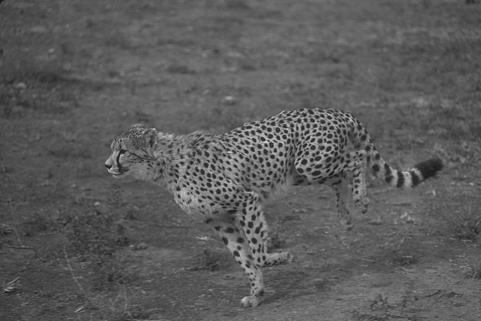
//> input picture datas/animal1.jpg, 481 x 321 px, given in place of the camera
$ ./main   (built with g++ and OpenCV 4)
//> lines starting //> are read from the running program, lines starting //| are printed output that depends on the picture
// Author: Alessandro Gentilini, 2013, based on a work by Toby Breckon,
// originally found at http://public.cranfield.ac.uk/c5354/teaching/dip/opencv/lecture_demos/c++/butterworth_lowpass.cpp
// n ow at https://github.com/tobybreckon/cpp-examples-ipcv/blob/master/butterworth_lowpass.cpp

// Example : apply butterworth low pass filtering to input image/video
// usage: prog {<image_name> | <video_name>}

// Author : Toby Breckon, toby.breckon@cranfield.ac.uk

// Copyright (c) 2011 School of Engineering, Cranfield University
// License : LGPL - http://www.gnu.org/licenses/lgpl.html

//#include <cv.h>         // open cv general include file
//#include <highgui.h>    // open cv GUI include file
#include <opencv2/opencv.hpp>
#include <iostream>     // standard C++ I/O
#define _USE_MATH_DEFINES
#include <math.h>
using namespace cv; // OpenCV API is in the C++ "cv" namespace
using namespace std;

// #define M_PI 3.1415926
/******************************************************************************/
// setup the cameras properly based on OS platform

// 0 in linux gives first camera for v4l
//-1 in windows gives first device or user dialog selection

#ifdef linux
#define CAMERA_INDEX 0
#else
#define CAMERA_INDEX -1
#endif
/******************************************************************************/
// Rearrange the quadrants of a Fourier image so that the origin is at
// the image center

void shiftDFT(Mat &fImage )
{
    Mat tmp, q0, q1, q2, q3;

    // first crop the image, if it has an odd number of rows or columns

    fImage = fImage(Rect(0, 0, fImage.cols & -2, fImage.rows & -2));

    int cx = fImage.cols / 2;
    int cy = fImage.rows / 2;

    // rearrange the quadrants of Fourier image
    // so that the origin is at the image center

    q0 = fImage(Rect(0, 0, cx, cy));
    q1 = fImage(Rect(cx, 0, cx, cy));
    q2 = fImage(Rect(0, cy, cx, cy));
    q3 = fImage(Rect(cx, cy, cx, cy));

    q0.copyTo(tmp);
    q3.copyTo(q0);
    tmp.copyTo(q3);

    q1.copyTo(tmp);
    q2.copyTo(q1);
    tmp.copyTo(q2);
}

/******************************************************************************/
// return a floating point spectrum magnitude image scaled for user viewing
// complexImg- input dft (2 channel floating point, Real + Imaginary fourier image)
// rearrange - perform rearrangement of DFT quadrants if true

// return value - pointer to output spectrum magnitude image scaled for user viewing

Mat create_spectrum_magnitude_display(Mat &complexImg, bool rearrange)
{
    Mat planes[2];

    // compute magnitude spectrum (N.B. for display)
    // compute log(1 + sqrt(Re(DFT(img))**2 + Im(DFT(img))**2))

    split(complexImg, planes);
    magnitude(planes[0], planes[1], planes[0]);

    Mat mag = (planes[0]).clone();
    mag += Scalar::all(1);
    log(mag, mag);

    if (rearrange)
    {
        // re-arrange the quaderants
        shiftDFT(mag);
    }

    normalize(mag, mag, 0, 1, CV_MINMAX);

    return mag;

}
/******************************************************************************/

// create a 2-channel butterworth low-pass filter with radius D, order n
// (assumes pre-aollocated size of dft_Filter specifies dimensions)

void create_butterworth_lowpass_filter(Mat &dft_Filter, int D, int n, int W)
{
    Mat tmp = Mat(dft_Filter.rows, dft_Filter.cols, CV_32F);

    Point centre = Point(dft_Filter.rows / 2, dft_Filter.cols / 2);
    double radius;

    // based on the forumla in the IP notes (p. 130 of 2009/10 version)
    // see also HIPR2 on-line

    for (int i = 0; i < dft_Filter.rows; i++)
    {
        for (int j = 0; j < dft_Filter.cols; j++)
        {
            radius = (double) sqrt(pow((i - centre.x), 2.0) + pow((double) (j - centre.y), 2.0));

            // Butterworth low pass:
            // tmp.at<float>(i,j) = (float)
            //                        ( 1 / (1 + pow((double) (radius /  D), (double) (2 * n))));

            // Butterworth band reject, page 244, paragraph 5.4.1, Gonzalez Woods, "Digital Image Processing 2nd Edition"
            // D(u,v) -> radius
            // D_0 -> D
            tmp.at<float>(i, j) = (float)
                                  ( 1 / (1 + pow((double) (radius * W) / ( pow((double)radius, 2) - D * D ), (double) (2 * n))));
        }
    }

    Mat toMerge[] = {tmp, tmp};
    merge(toMerge, 2, dft_Filter);
}

/******************************************************************************/

int main( int argc, char **argv )
{

    Mat img, imgGray, imgOutput;  // image object(s)
    VideoCapture cap(0); // capture object

    Mat padded;       // fourier image objects and arrays
    Mat complexImg, filter, filterOutput;
    Mat planes[2], mag;

    int N, M; // fourier image sizes

    int radius = 20;              // low pass filter parameter
    int order = 2;                // low pass filter parameter
    int width = 3;

    const string originalName = "Input Image (grayscale)"; // window name
    const string spectrumMagName = "Magnitude Image (log transformed)"; // window name
    const string lowPassName = "Butterworth Low Pass Filtered (grayscale)"; // window name
    const string filterName = "Filter Image"; // window nam

    bool keepProcessing = true;   // loop control flag
    int  key;                     // user input
    int  EVENT_LOOP_DELAY = 40;   // delay for GUI window
    // 40 ms equates to 1000ms/25fps = 40ms per frame

    // if command line arguments are provided try to read image/video_name
    // otherwise default to capture from attached H/W camera

    if (
        ( argc == 2 && (!(img = imread( argv[1], CV_LOAD_IMAGE_COLOR)).empty())) ||
        ( argc == 2 && (cap.open(argv[1]) == true )) ||
        ( argc != 2 && (cap.open(CAMERA_INDEX) == true))
    )
    {
        // create window object (use flag=0 to allow resize, 1 to auto fix size)

        namedWindow(originalName, 0);
        namedWindow(spectrumMagName, 0);
        namedWindow(lowPassName, 0);
        namedWindow(filterName, 0);

        // if capture object in use (i.e. video/camera)
        // get image from capture object

        if (cap.isOpened())
        {

            cap >> img;
//> img is the input picture: 321 rows x 481 cols, CV_8UC3; min 13, max 220, mean 91.1
            if (img.empty())
            {
                if (argc == 2)
                {
                    std::cerr << "End of video file reached" << std::endl;
                }
                else
                {
                    std::cerr << "ERROR: cannot get next fram from camera"
                              << std::endl;
                }
                exit(0);
            }

        }

        // setup the DFT image sizes

        M = getOptimalDFTSize( img.rows );
//> M = 324
        N = getOptimalDFTSize( img.cols );
//> N = 486

        // add adjustable trackbar for low pass filter threshold parameter

        createTrackbar("Radius", lowPassName, &radius, (min(M, N) / 2));
        createTrackbar("Order", lowPassName, &order, 10);
        createTrackbar("Width", lowPassName, &width, (min(M, N) / 2));

        // start main loop

        while (keepProcessing)
        {

            // if capture object in use (i.e. video/camera)
            // get image from capture object

            if (cap.isOpened())
            {

                cap >> img;
                if (img.empty())
                {
                    if (argc == 2)
                    {
                        std::cerr << "End of video file reached" << std::endl;
                    }
                    else
                    {
                        std::cerr << "ERROR: cannot get next fram from camera"
                                  << std::endl;
                    }
                    exit(0);
                }

            }

            // ***

            // convert input to grayscale

            cvtColor(img, imgGray, CV_BGR2GRAY);

            // setup the DFT images

            copyMakeBorder(imgGray, padded, 0, M - imgGray.rows, 0,
                           N - imgGray.cols, BORDER_CONSTANT, Scalar::all(0));
            planes[0] = Mat_<float>(padded);
            planes[1] = Mat::zeros(padded.size(), CV_32F);
//> planes[1]: 324 rows x 486 cols, CV_32FC1; every value is 0

            merge(planes, 2, complexImg);

            // do the DFT

            dft(complexImg, complexImg);

            // construct the filter (same size as complex image)

            filter = complexImg.clone();
            create_butterworth_lowpass_filter(filter, radius, order, width);
//> after the loop in create_butterworth_lowpass_filter, `for (int i = 0; i < dft_Filter.rows; i++)`:
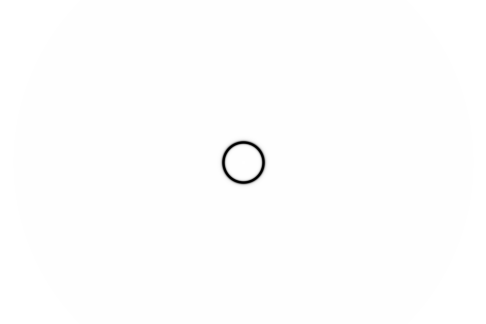
//> tmp: 324 rows x 486 cols, CV_32FC1; min 0, max 1, mean 0.997

            // apply filter
            shiftDFT(complexImg);
            mulSpectrums(complexImg, filter, complexImg, 0);
            shiftDFT(complexImg);

            // create magnitude spectrum for display

            mag = create_spectrum_magnitude_display(complexImg, true);
//> in shiftDFT (call 3), `fImage = fImage(Rect(0, 0, fImage.cols & -2, fImage.rows & -2));`:
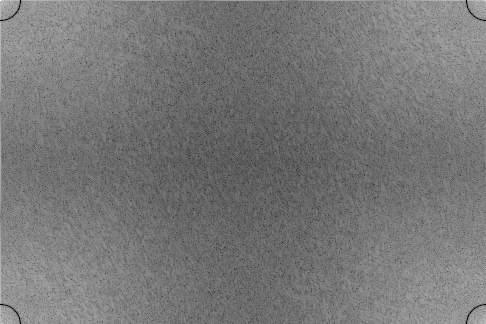
//> fImage: 324 rows x 486 cols, CV_32FC1; min 0, max 16.81, mean 7.85; drawn with min black and max white
//> in shiftDFT (call 3), `q1 = fImage(Rect(cx, 0, cx, cy));`:
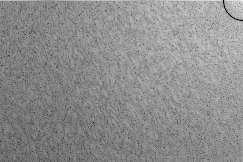
//> q1: 162 rows x 243 cols, CV_32FC1; min 0, max 14.17, mean 7.88; drawn with min black and max white
//> in shiftDFT (call 3), `q2 = fImage(Rect(0, cy, cx, cy));`:
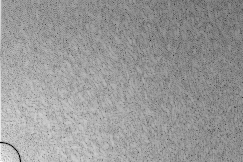
//> q2: 162 rows x 243 cols, CV_32FC1; min 0, max 13.09, mean 7.87; drawn with min black and max white
//> in shiftDFT (call 3), `q3 = fImage(Rect(cx, cy, cx, cy));`:
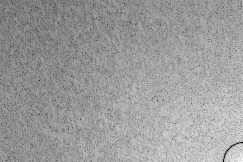
//> q3: 162 rows x 243 cols, CV_32FC1; min 0, max 12.75, mean 7.81; drawn with min black and max white
//> in create_spectrum_magnitude_display, `shiftDFT(mag);`:
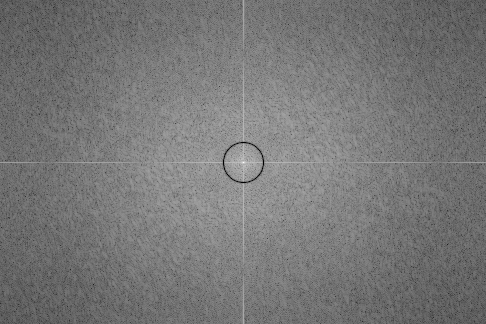
//> mag: 324 rows x 486 cols, CV_32FC1; min 0, max 16.81, mean 7.85; drawn with min black and max white

            // do inverse DFT on filtered image

            idft(complexImg, complexImg);

            // split into planes and extract plane 0 as output image

            cv::Mat myplanes[2];
            split(complexImg, myplanes);
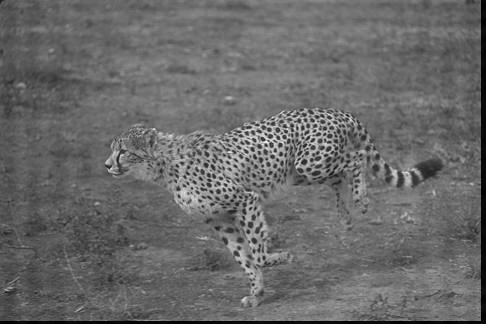
//> myplanes[0]: 324 rows x 486 cols, CV_32FC1; min -289445.9, max 34415584, mean 14071596; drawn with min black and max white
            double minimum = -1;
            double maximum = -1;
            cv::Point minloc(-1, -1), maxloc(-1, -1);
            minMaxLoc(myplanes[0], &minimum, &maximum, &minloc, &maxloc);
//> minimum = -289445.9; maximum = 34415584; minloc = Point(481, 315); maxloc = Point(266, 141)
            std::cout << "min=" << minimum << "@" << minloc << "\tmax=" << maximum << "@" << maxloc << "\n";
//| min=-289446@[481, 315]	max=3.44156e+07@[266, 141]
            //normalize(myplanes[0], imgOutput, 0, 1, CV_MINMAX);
            imgOutput = myplanes[0];

            // do the same with the filter image

            split(filter, planes);
            normalize(planes[0], filterOutput, 0, 1, CV_MINMAX);

            // ***

            // display image in window

            imshow(originalName, imgGray);
            imshow(spectrumMagName, mag);
            imshow(lowPassName, imgOutput);
            imshow(filterName, filterOutput);

            // start event processing loop (very important,in fact essential for GUI)
            // 40 ms roughly equates to 1000ms/25fps = 4ms per frame

            key = waitKey(EVENT_LOOP_DELAY);

            if (key == 'x')
            {

                // if user presses "x" then exit

                std::cout << "Keyboard exit requested : exiting now - bye!"
                          << std::endl;
                keepProcessing = false;
            }
        }

        // the camera will be deinitialized automatically in VideoCapture destructor

        // all OK : main returns 0

        return 0;
    }

    // not OK : main returns -1

    return -1;
}

double deg2rad( double a )
{
    return (M_PI*a)/180;
}

void create_a_model()
{
    cv::Mat img(360, 360, cv::DataType<unsigned char>::type);
    for ( size_t i = 0; i < img.cols; i+=1 )
    {
        for ( size_t j = 0; j < img.rows; j+=1 )
        {
            img.at<unsigned char>(i,j) = 127 + 127 * sin(deg2rad(20*j));
        }

    }
    imwrite("sin.bmp", img);
}
